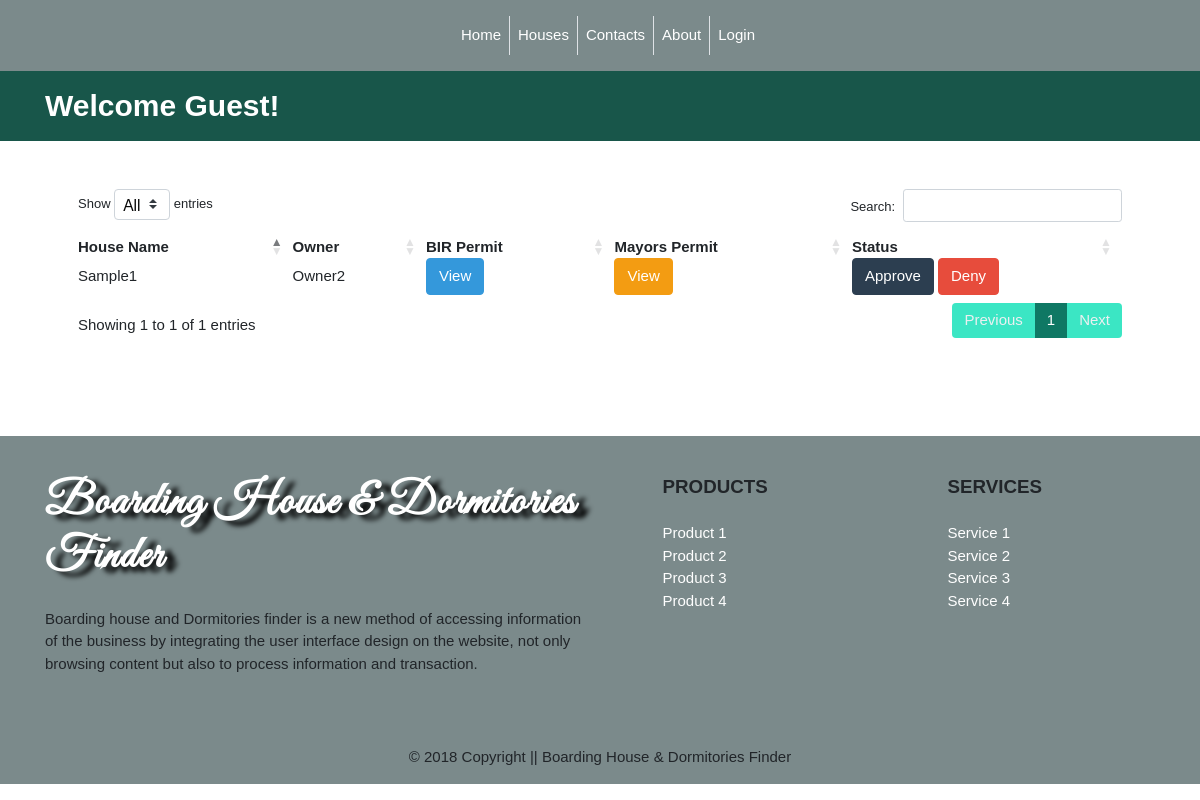
The app's page /pending_bhod.php, older data.
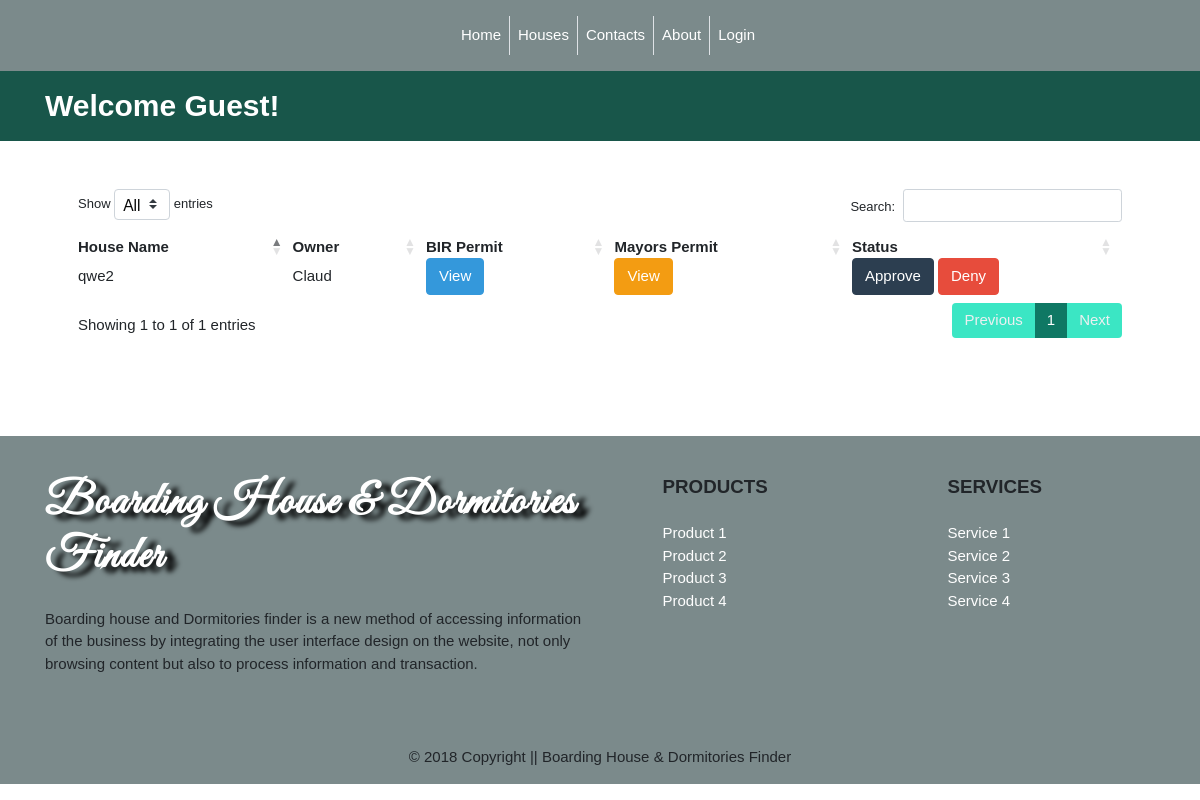
The same page, newer data.
### tables this page shows
CREATE TABLE IF NOT EXISTS `houses` (
  `house_id` int(11) NOT NULL,
  `user_id` int(11) NOT NULL,
  `house_category_id` int(11) NOT NULL,
  `house_name` varchar(255) NOT NULL,
  `house_address` varchar(255) NOT NULL,
  `house_phone_number` text NOT NULL,
  `house_number_room` text NOT NULL,
  `house_picture` text NOT NULL,
  `house_blpp` text NOT NULL,
  `house_description` text NOT NULL,
  `house_status` int(11) NOT NULL
);

CREATE TABLE IF NOT EXISTS `users` (
  `id` int(11) NOT NULL,
  `role_id` int(11) NOT NULL,
  `status_id` int(11) NOT NULL,
  `user_fname` varchar(255) NOT NULL,
  `user_lname` varchar(255) DEFAULT NULL,
  `user_mname` varchar(10) NOT NULL,
  `user_address` varchar(255) NOT NULL,
  `user_gender` enum('m','f') NOT NULL,
  `user_birthdate` varchar(255) NOT NULL,
  `user_picture` varchar(255) NOT NULL,
  `user_email` varchar(255) NOT NULL,
  `user_phone_number` varchar(15) NOT NULL,
  `username` varchar(255) NOT NULL,
  `password` varchar(255) NOT NULL,
  `create_date` varchar(100) NOT NULL,
  `update_date` varchar(100) NOT NULL
);

### pending_bhod.php (the view, shortened to what this page needs)
<?php
	function display_content(){
		require 'condb.php';
		?>
		<div class="container">
			<div class="row">
				<div class="col-sm-12 p-5 mb-5">
					<table class="house-pending-list" id="house-pending-list" class="table table-hover">
						<thead>
							<tr>
								<th>House Name</th>
								<th>Owner</th>
								<th>BIR Permit</th>
								<th>Mayors Permit</th>
								<th>Status</th>
							</tr>
						</thead>
						<tbody>
								<?php
									$sql = "SELECT * FROM houses WHERE house_status = '3'";
									$results = mysqli_query($conn, $sql);
									while ($row = mysqli_fetch_assoc($results)) {
										extract($row)
									?>
								<tr>
								<td><?php echo"$house_name" ?></td>
								<td><?php
									$sql1 = "SELECT * FROM users WHERE id = '$user_id'";
									$user = mysqli_query($conn, $sql1);
									$row1 = mysqli_fetch_assoc($user);
									extract($row1);
									echo "$user_fname";?></td>
								<td><button type="button" class="btn btn-info view-bir" data-id=<?php echo $house_id?> data-toggle="modal" data-target="#view-bir-picture">View</button></td>
								<td><button type="button" class="btn btn-warning view-mayors-permit" data-id="<?php echo $house_id ?>" data-toggle="modal" data-target="#view-mayors-permit-picture">View</button></td>
								<td>
									<button type="button" class="btn btn-primary approve_modal" data-id=<?php echo $house_id?> data-toggle="modal" data-target="#approve">Approve</button>
								<button type="button" class="btn btn-danger" data-toggle="modal" data-target="#deny">Deny</button>
								</td>
								</tr>
								<?php
									}
								?>
						</tbody>
					</table>
				</div>
			</div>
		</div>
		<?php
	}
	require "template.php";
?>

Row changes from the older to the newer data that the page shows:
no longer on this page (row edited): houses: house_name "Sample1", user.user_fname "Owner2"
added houses: house_name "qwe2", user.user_fname "Claud"
